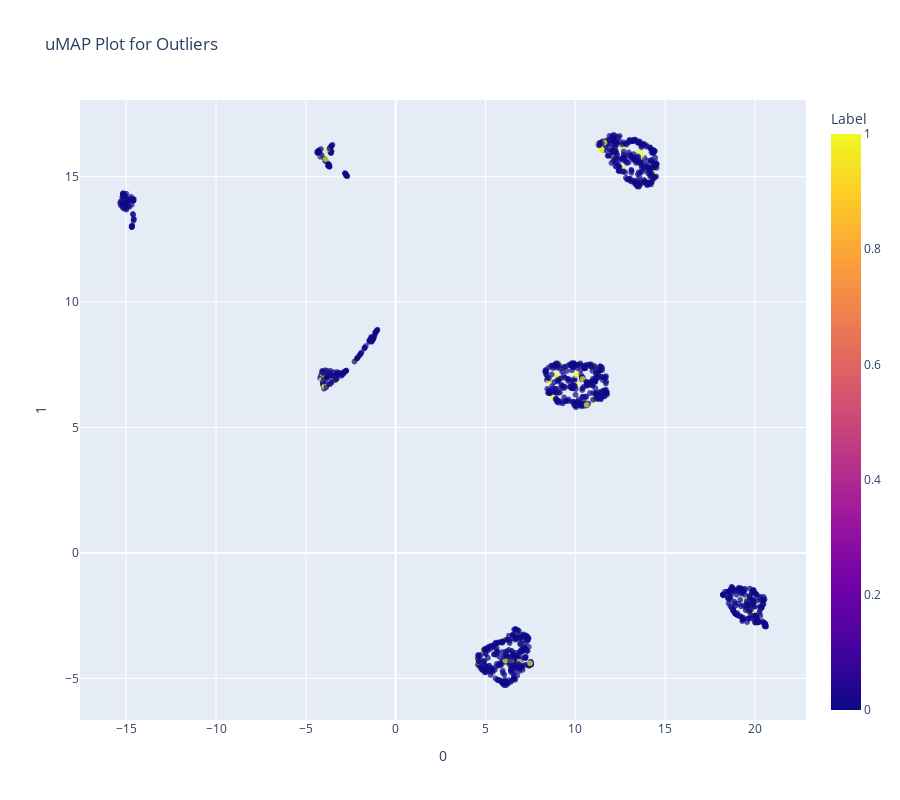

Notebook code for this chart:
### Code cell
plot_model(knn,plot = 'umap')

### Figure 1 — Plotly figure (JSON) as saved in the notebook; plotly's stock layout.template omitted (floating-point values rounded to 4 significant figures; data arrays with more than 128 entries replaced by an {"elided": "..."} marker saying what was removed)
{"data": [{"customdata": {"elided": "1212x1 str values"}, "hovertemplate": "0=%{x}<br>1=%{y}<br>Feature=%{customdata[0]}<br>Label=%{marker.color}<extra></extra>", "legendgroup": "", "marker": {"color": {"elided": "1212 int values"}, "coloraxis": "coloraxis", "opacity": 0.7, "symbol": "circle"}, "mode": "markers", "name": "", "showlegend": false, "type": "scattergl", "x": {"elided": "1212 float values"}, "xaxis": "x", "y": {"elided": "1212 float values"}, "yaxis": "y"}], "layout": {"coloraxis": {"colorbar": {"title": {"text": "Label"}}, "colorscale": [[0, "#0d0887"], [0.1111, "#46039f"], [0.2222, "#7201a8"], [0.3333, "#9c179e"], [0.4444, "#bd3786"], [0.5556, "#d8576b"], [0.6667, "#ed7953"], [0.7778, "#fb9f3a"], [0.8889, "#fdca26"], [1, "#f0f921"]]}, "height": 800, "legend": {"tracegroupgap": 0}, "title": {"text": "uMAP Plot for Outliers"}, "width": 900, "xaxis": {"anchor": "y", "domain": [0, 1], "title": {"text": "0"}}, "yaxis": {"anchor": "x", "domain": [0, 1], "title": {"text": "1"}}}}
